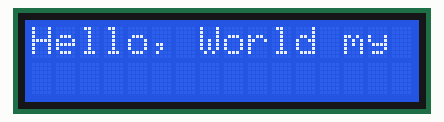
Bench run of a sketch on a simulated Arduino Uno, built with avr-gcc and run on an emulated ATmega328P. Shown: 16×2 character LCD.

Above: at 0.1 s.
At 1.1 s:
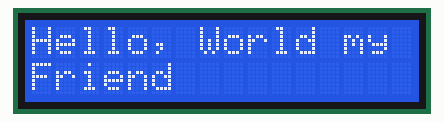

The sketch:

sketch_nov19a.ino
```cpp
#include<LiquidCrystal.h>

LiquidCrystal lcd = LiquidCrystal(2,3,4,5,6,7);


void setup() {
  // put your setup code here, to run once:

  lcd.begin(16,2);

}

void loop() {
  // put your main code here, to run repeatedly:


lcd.setCursor(0,0);
lcd.print("Hello, World my ");
delay(1000);

lcd.setCursor(0,1);
lcd.print("Friend");
delay(1000);
lcd.clear();
}
```

Measured:
- what the display in image 1 shows lasts 1.0 s, from 1.1 s to 2.1 s
